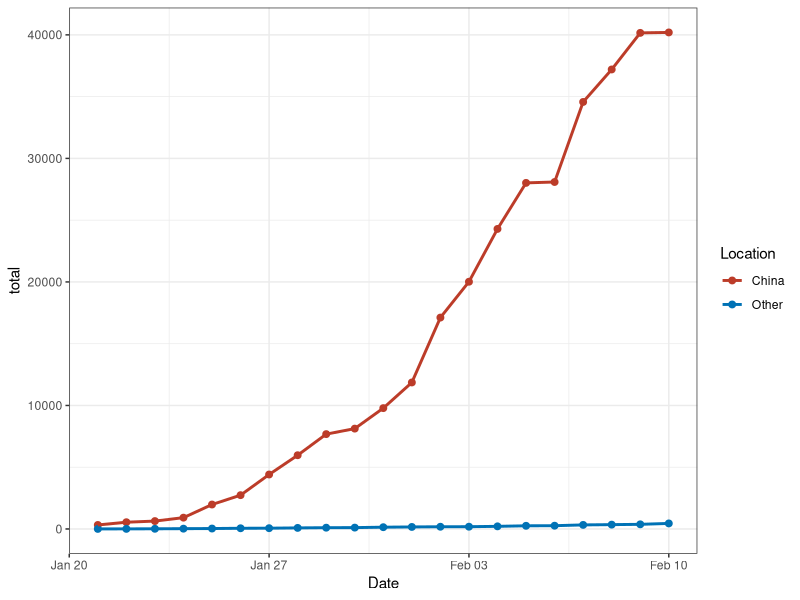

The R script that drew this image:
## ---- chunk 1
library(tidyverse)
library(ggsci)
## ---- chunk 2
data <- read_csv("COVID19.csv")

data
## ---- chunk 3
data %>% 
  glimpse()

data %>% 
  dim()
## ---- chunk 4
data %>% 
  group_by(Country) %>% 
  summarize(total = sum(Confirmed_no)) %>% 
  arrange(desc(total))
## ---- chunk 5
data %>% 
  group_by(Location, Date) %>% 
  summarize(total = sum(Confirmed_no)) %>% 
  ggplot(aes(x = Date, y = total, color = Location)) +
  geom_point(size = 2) +
  geom_line(size = 1) +
  theme_bw() +
  scale_color_nejm()
## ---- chunk 6
data 
  
